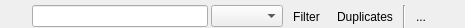
<ui version="4.0" >
 <class>QUFilterArea</class>
 <widget class="QWidget" name="QUFilterArea" >
  <property name="geometry" >
   <rect>
    <x>0</x>
    <y>0</y>
    <width>465</width>
    <height>27</height>
   </rect>
  </property>
  <property name="windowTitle" >
   <string>Form</string>
  </property>
  <layout class="QHBoxLayout" name="horizontalLayout" >
   <property name="spacing" >
    <number>3</number>
   </property>
   <property name="leftMargin" >
    <number>5</number>
   </property>
   <property name="topMargin" >
    <number>5</number>
   </property>
   <property name="rightMargin" >
    <number>5</number>
   </property>
   <property name="bottomMargin" >
    <number>0</number>
   </property>
   <item>
    <widget class="QToolButton" name="filterNegateBtn" >
     <property name="toolTip" >
      <string>A minus means, that the filter will be negated.</string>
     </property>
     <property name="text" >
      <string/>
     </property>
     <property name="icon" >
      <iconset resource="../resources/uman.qrc" >
       <normaloff>:/marks/plus.png</normaloff>:/marks/plus.png</iconset>
     </property>
     <property name="checkable" >
      <bool>false</bool>
     </property>
     <property name="autoRaise" >
      <bool>true</bool>
     </property>
    </widget>
   </item>
   <item>
    <widget class="QLineEdit" name="filterEdit" >
     <property name="toolTip" >
      <string>Enter a regular expression and press the filter button to the right.</string>
     </property>
    </widget>
   </item>
   <item>
    <widget class="QComboBox" name="filterTypeCombo" />
   </item>
   <item>
    <widget class="QToolButton" name="filterBtn" >
     <property name="enabled" >
      <bool>true</bool>
     </property>
     <property name="toolTip" >
      <string>Apply filter to song tree</string>
     </property>
     <property name="text" >
      <string>Filter</string>
     </property>
     <property name="icon" >
      <iconset resource="../resources/uman.qrc" >
       <normaloff>:/control/filter.png</normaloff>:/control/filter.png</iconset>
     </property>
     <property name="toolButtonStyle" >
      <enum>Qt::ToolButtonTextBesideIcon</enum>
     </property>
     <property name="autoRaise" >
      <bool>true</bool>
     </property>
    </widget>
   </item>
   <item>
    <widget class="QToolButton" name="filterDuplicatesBtn" >
     <property name="enabled" >
      <bool>true</bool>
     </property>
     <property name="toolTip" >
      <string>Look for duplicate songs and show them in the song tree.</string>
     </property>
     <property name="text" >
      <string>Duplicates</string>
     </property>
     <property name="icon" >
      <iconset resource="../resources/uman.qrc" >
       <normaloff>:/control/duplicates.png</normaloff>:/control/duplicates.png</iconset>
     </property>
     <property name="toolButtonStyle" >
      <enum>Qt::ToolButtonTextBesideIcon</enum>
     </property>
     <property name="autoRaise" >
      <bool>true</bool>
     </property>
    </widget>
   </item>
   <item>
    <widget class="Line" name="line" >
     <property name="orientation" >
      <enum>Qt::Vertical</enum>
     </property>
    </widget>
   </item>
   <item>
    <widget class="QToolButton" name="filterClearBtn" >
     <property name="toolTip" >
      <string>Clear the current filter. Show all songs.</string>
     </property>
     <property name="text" >
      <string>...</string>
     </property>
     <property name="icon" >
      <iconset resource="../resources/uman.qrc" >
       <normaloff>:/control/broom.png</normaloff>:/control/broom.png</iconset>
     </property>
     <property name="autoRaise" >
      <bool>true</bool>
     </property>
    </widget>
   </item>
   <item>
    <widget class="QToolButton" name="filterCancelBtn" >
     <property name="toolTip" >
      <string>Hide filter area</string>
     </property>
     <property name="text" >
      <string/>
     </property>
     <property name="icon" >
      <iconset resource="../resources/uman.qrc" >
       <normaloff>:/marks/cancel.png</normaloff>:/marks/cancel.png</iconset>
     </property>
     <property name="toolButtonStyle" >
      <enum>Qt::ToolButtonIconOnly</enum>
     </property>
     <property name="autoRaise" >
      <bool>true</bool>
     </property>
    </widget>
   </item>
  </layout>
 </widget>
 <resources>
  <include location="../resources/uman.qrc" />
 </resources>
 <connections/>
</ui>
